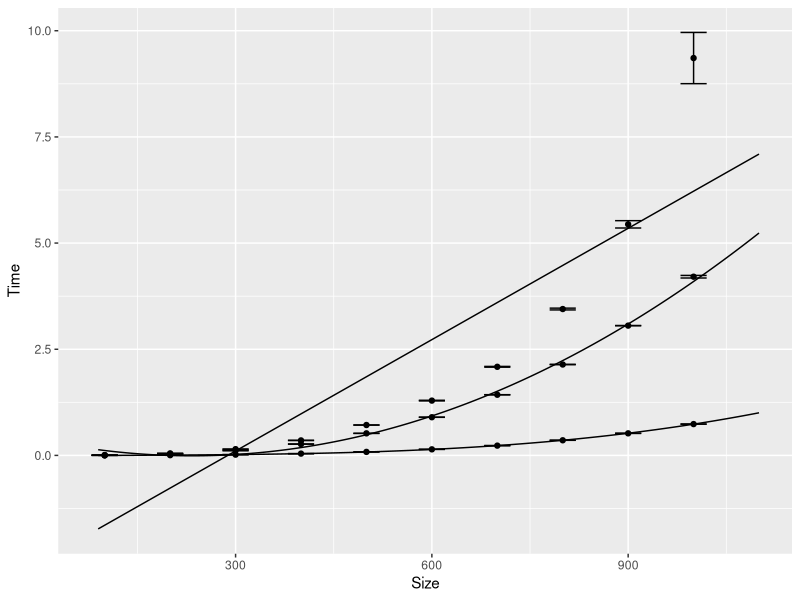

Recreate this plot in R.
install.packages("ggplot2")
library("ggplot2")

setwd("~/mownit/seria4/")

result = read.csv("result.csv")
avg_result = aggregate( Time ~ Size:Algorithm, data=result, FUN=mean)
avg_result$sd = aggregate( Time ~ Size:Algorithm, data=result, FUN=sd)

data = data.frame(Algorithm = avg_result$Algorithm, Size = avg_result$Size, Time = avg_result$Time, sd = avg_result$sd$Time)

dataNaive <- subset(data, Algorithm == "1")
dataNaive$Algorithm = "1"
dataBetter <- subset(data, Algorithm == "2")
dataBetter$Algorithm = "2"
dataBLAS <- subset(data, Algorithm == "3")
dataBLAS$Algorithm = "3"

data1 = lm(Time ~ poly(Size, 1, raw=TRUE), data=dataNaive)
data2 = lm(Time ~ poly(Size, 2, raw=TRUE), data=dataBetter)
data3 = lm(Time ~ poly(Size, 3, raw=TRUE), data=dataBLAS)

data2Naive = data.frame(Size = seq(90,1100, length.out=500))
data2Naive$Algorithm = "1"
data2Naive$fit = predict(data1, data2Naive)

data2Better = data.frame(Size = seq(90,1100, length.out=500))
data2Better$Algorithm = "2"
data2Better$fit = predict(data2, data2Better)

data2BLAS = data.frame(Size = seq(90,1100, length.out=500))
data2BLAS$Algorithm = "3"
data2BLAS$fit = predict(data3, data2BLAS)

ggplot(data,aes(x=Size, y=Time, group=Algorithm)) + geom_errorbar(aes(ymin = Time - sd, ymax = Time + sd), width=40) + 
  geom_point() + 
  geom_line(data=data2BLAS, aes(Size,fit)) + geom_line(data=data2Better, aes(Size,fit)) + geom_line(data=data2Naive, aes(Size,fit))
